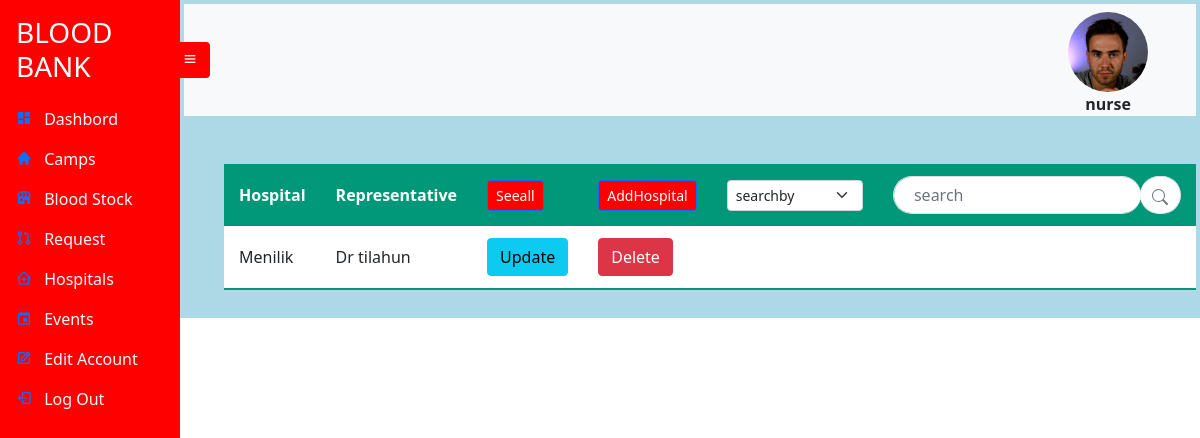
The page /hospitals/notall (signed in) on the database its author committed.
### UserAccount/models.py (models this page shows, shortened)
class UserRegistration(models.Model):
    User_id = models.UUIDField(default=uuid.uuid4, unique=True,
                          primary_key=True, editable=False)
    FirstName = models.CharField(max_length=20 , null=True , blank=True)
    LastName = models.CharField(max_length=20 , null=True , blank=True)
    Address_id = models.OneToOneField(Address , on_delete=models.CASCADE)
    Age = models.IntegerField(null=True , blank=True)
    Account_id = models.OneToOneField(Account , on_delete=models.CASCADE)
    ProfilePic= models.FileField(null=True, blank=True, upload_to='profilepic/', default="profilepic/defaultprofile.jpeg")

class Account(AbstractUser):
    Role = models.CharField(max_length=25, null=True , blank=True)

### Hospital/models.py (models this page shows, shortened)
class Hospital(models.Model):
    Hospital_id = models.UUIDField(default=uuid.uuid4, unique=True,
                          primary_key=True, editable=False)
    Username = models.CharField(max_length=20, null=True , blank=True)
    HospitalName = models.CharField(max_length=20, null=True , blank=True)
    Address_id = models.OneToOneField(Address, on_delete=models.CASCADE , null=True , blank=True)
    BranchNo= models.CharField(max_length=10)
    HospitalRepresentative = models.CharField(max_length=10)
    ProfilePic= models.FileField(null=True, blank=True, upload_to='profilepic/', default="profilepic/defaultprofile.jpeg.")

### Hospital/views.py (the view, shortened to what this page needs)
# urls.py: path('hospitals/<type>' , views.Hospitals , name='hospitals'),
def Hospitals(request , type):
    hospitals = None
    try:
        if(type=='all'):
            hospitals = Hospital.objects.all()
        elif(type=='notall'):
            hospitals = Hospital.objects.all()[0:5]
    except:
        hospitals= None
    context={'hospitals' : hospitals , 'account':bbmanagerstate(request)['account']}
    return render(request ,  'bbmanager/hospitals.html' , context)

### Hospital/views.py (called while the page is built)
def bbmanagerstate(request):
    bbmanager = request.user
    account = UserRegistration.objects.get(Account_id=bbmanager.id)
    context={'account':account}
    return context

### templates/bbmanager/hospitals.html (shortened to what this page needs)
{% extends 'bbmanager/bbmanager.html' %}
{% block content %}
<br>
<table class="styled-table">
    <thead>
        <tr>
            <th>Hospital</th>
            <th>Representative</th>
            <th><a href="{% url 'hospitals' 'all' %}" ><button type="button" class="btn btn-primary btn-sm" style= "background-color: red;">Seeall</button></a> </th>
            <th><a href="{% url 'addhospital'  %}" ><button type="button" class="btn btn-primary btn-sm" style= "background-color: red;">AddHospital</button></a></th>
            <form method="post" action="{% url 'hospitals' 'searched' %}">
            <th>
              <select class="form-select form-select-sm" name='searchby' aria-label=".form-select-sm example">
              <option selected>searchby</option>
            </select>
            </th>
            <th>
              <div class="input-group">
                <input class="form-control border-end-0 border rounded-pill" name='searched' placeholder="search" id="example-search-input">
                <span class="input-group-append">
                    <button type="submit" class="btn btn-outline-secondary bg-white border-start-0 border rounded-pill ms-n3">
                    </button>
                </span>
              </div>
            </th>
            </form>
          </tr>
    </thead>
    <tbody>
      {% if hospitals %}
      {% for h in hospitals %}
        <tr>
          <td>{{ h.HospitalName }}</td>
          <td>{{ h.HospitalRepresentative }}</td>
          <td><a href="{% url 'updatehospital' h.Hospital_id %}"><button type="button" class="btn btn-info">Update</button></a></td>&nbsp;
          <td><a href="{% url 'deletehospital' h.Hospital_id %}"><button type="button" class="btn btn-danger">Delete</button></a></td>
          <td></td>
          <td></td>
        </tr>
      {% endfor %}
      {% endif %}
    </tbody>
  </table>
  <br>
{% endblock %}

### templates/bbmanager/bbmanager.html (shortened to what this page needs)
{% extends 'sidebarbase.html' %}
{% block content1 %}
    <div
      class="side-navbar active-nav d-flex justify-content-between flex-wrap flex-column"
      id="sidebar"
    >
      <ul class="nav flex-column text-white w-100">
        <a href="{% url 'bbdashbord' 'notall' %}" class="nav-link h3 text-white my-2">
          BLOOD BANK
        </a>
        <li class="nav-link">
          <i class="bx bxs-dashboard"></i>
          <span class="mx-2" ><a class="inner-anchor"  href="{% url 'bbdashbord' 'notall' %}"> Dashbord</a></span>
        </li>
        <li class="nav-link">
          <i class="bx bxs-home"></i>
          <span class="mx-2" ><a class="inner-anchor" href="{% url 'camps' 'notall' %}"> Camps</a></span>
        </li>
        <li class="nav-link">
          <i class="bx bxs-store"></i>
          <span class="mx-2" ><a class="inner-anchor" href="{% url 'bloodstock' %}"> Blood Stock</a></span>
        </li>
        <li class="nav-link">
          <i class="bx bx-git-pull-request"></i>
          <span class="mx-2" ><a class="inner-anchor" href="{% url 'hospitalrequest' 'notall' %}"> Request</a></span>
        </li>
        <li  class="nav-link">
          <i class="bx bx-clinic"></i>
          <span class="mx-2" ><a class="inner-anchor" href="{% url 'hospitals' 'notall' %}"> Hospitals</a></span>
        </li>
        <li class="nav-link">
          <i class="bx bx-calendar-event"></i>
          <span class="mx-2" ><a class="inner-anchor" href="{% url 'events' 'notall' %}"> Events</a></span>
        </li>
        <li class="nav-link">
          <i class="bx bx-edit"></i>
          <span class="mx-2" ><a class="inner-anchor" href="{% url 'editpassword'  %}"> Edit Account</a></span>
        </li>
        <li class="nav-link">
          <i class="bx bx-log-out"></i>
          <span class="mx-2" ><a class="inner-anchor" href="{% url 'logout' %}" > Log Out </a></span>
        </li>
      </ul>
    </div>
    <div class="p-1 my-container active-cont" style="background-color:lightblue">
      <nav class="navbar top-navbar navbar-light bg-light px-5">
        <a class="btn border-0" id="menu-btn"><i class="bx bx-menu"></i></a>
        <figure id="image">
          <img src="/static/images/{{ account.ProfilePic }}" style="height: 80px;
          width: 80px;
          border-radius: 50%; " >
          <figcaption style="text-align: center;"><b>{{user.username}}</b></figcaption>
        </figure>
              </nav>
      {% block content %}
      {% endblock %}
{% endblock %}

### static/styles/sidebar.css (style rules this page uses)
* { margin: 0; padding: 0; box-sizing: border-box; }
body { min-height: 100vh; background-color: #fff; }
.side-navbar { width: 180px; height: 100%; position: fixed; margin-left: -300px; background-color: red; transition: 0.5s; }
.my-container { transition: 0.4s; }
.active-nav { margin-left: 0; }
.active-cont { margin-left: 180px; }
#menu-btn { background-color: red ; color: #fff; margin-left: -62px; }
#image { max-width: 300px; height: 80px; border-radius: 50%; top: 10px; right: 0px; }
.my-container input { border-radius: 2rem; padding: 2px 20px; }
.inner-anchor { color: aliceblue; text-decoration: black; }
.styled-table thead tr { background-color: #009879; color: #ffffff; text-align: left; }
.styled-table th, .styled-table td { padding: 12px 15px; }
.styled-table tbody tr { border-bottom: 1px solid #dddddd; }
.styled-table tbody tr:last-of-type { border-bottom: 2px solid #009879; }
.styled-table { margin-left: 40px; }
.styled-table tbody { background-color: white; }

### rows shown on the page
UserRegistration: ProfilePic (picture)
Account: username "nurse"
Hospital: HospitalName "Menilik", HospitalRepresentative "Dr tilahun"
